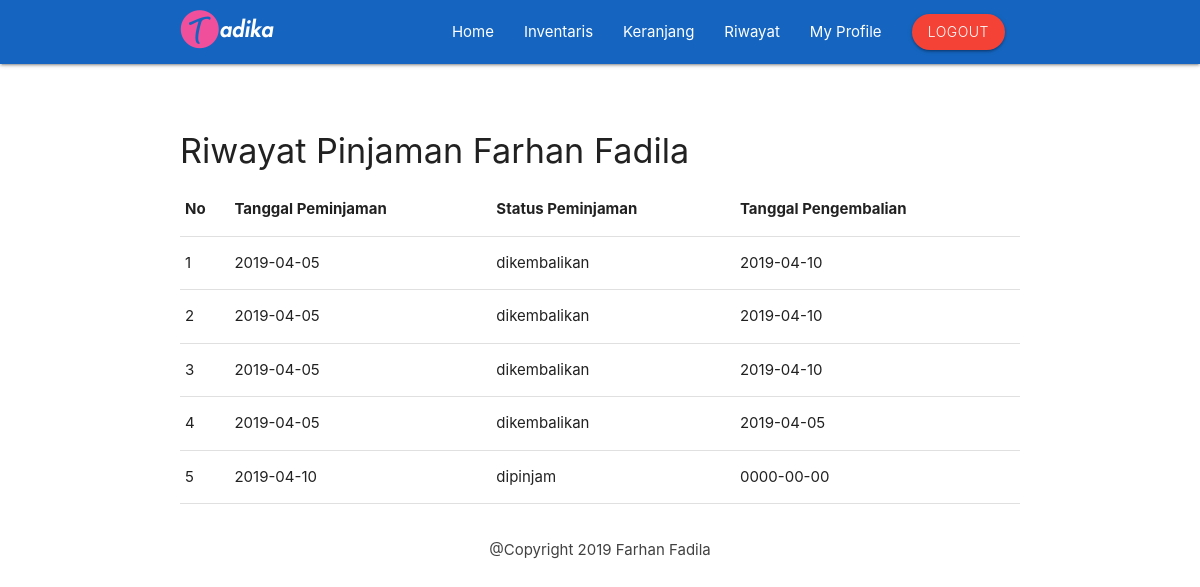
The app's page /views/anggota/riwayat.php (signed in) with its own data.
### tables this page shows
CREATE TABLE `tbl_pinjam` (
  `id_pinjam` int(11) NOT NULL,
  `nis` int(15) NOT NULL,
  `nama_anggota` varchar(200) NOT NULL,
  `tanggal_peminjaman` date NOT NULL,
  `tanggal_pengembalian` date NOT NULL,
  `status_peminjaman` varchar(50) NOT NULL,
  `keterangan` varchar(200) NOT NULL
);

### views/anggota/riwayat.php (the view)
<?php
include 'header.php';
?>
<div class="container">
            <br><br>
        <h4>Riwayat Pinjaman <?php echo $_SESSION["anggota"]["nama_anggota"]; ?></h4>
        <table class="table table-bordered">
            <thead>
                <tr>
                    <th>No</th>
                    <th>Tanggal Peminjaman</th>
                    <th>Status Peminjaman</th>
                    <th>Tanggal Pengembalian</th>
                </tr>
            </thead>
            <tbody>
                <?php $nomor = 1; ?>
                <?php
                $nis = $_SESSION["anggota"]["nis"];
                $ambil = $koneksi->query("SELECT * FROM tbl_pinjam WHERE nis='$nis'");
                ?>
                <?php while ($pecah = $ambil->fetch_assoc()) { ?>
                <tr>
                    <td><?php echo $nomor; ?></td>
                    <td><?php echo $pecah["tanggal_peminjaman"]; ?></td>
                    <td><?php echo $pecah["status_peminjaman"]; ?></td>
                    <td><?php echo $pecah["tanggal_pengembalian"]; ?></td>
                </tr>
                <?php $nomor++; ?>
                <?php
            } ?>
            </tbody>
        </table>
        </div>
<?php
include 'footer.php';
?>

### records on screen
tbl_pinjam: tanggal_peminjaman "2019-04-05", status_peminjaman "dikembalikan", tanggal_pengembalian "2019-04-10"
tbl_pinjam: tanggal_peminjaman "2019-04-05", status_peminjaman "dikembalikan", tanggal_pengembalian "2019-04-10"
tbl_pinjam: tanggal_peminjaman "2019-04-05", status_peminjaman "dikembalikan", tanggal_pengembalian "2019-04-10"
tbl_pinjam: tanggal_peminjaman "2019-04-05", status_peminjaman "dikembalikan", tanggal_pengembalian "2019-04-05"
tbl_pinjam: tanggal_peminjaman "2019-04-10", status_peminjaman "dipinjam", tanggal_pengembalian "0000-00-00"

### other values on screen
$_SESSION["anggota"]["nama_anggota"] "Farhan Fadila"
